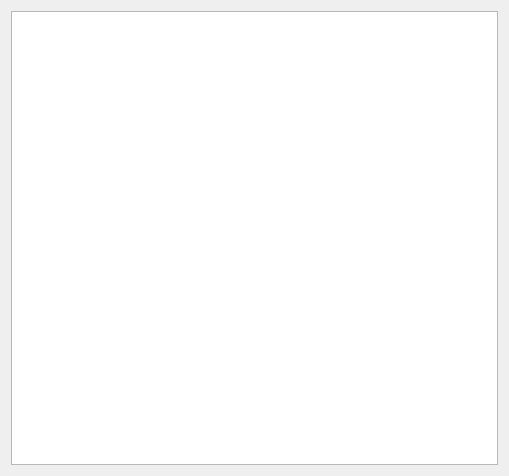
<?xml version="1.0" encoding="UTF-8"?>
<ui version="4.0">
 <class>list_of_disbanded_departments</class>
 <widget class="QWidget" name="list_of_disbanded_departments">
  <property name="geometry">
   <rect>
    <x>0</x>
    <y>0</y>
    <width>509</width>
    <height>476</height>
   </rect>
  </property>
  <property name="windowTitle">
   <string>Form</string>
  </property>
  <layout class="QGridLayout" name="gridLayout">
   <item row="0" column="0">
    <widget class="QListView" name="listView">
     <property name="font">
      <font>
       <family>Times New Roman</family>
       <pointsize>14</pointsize>
      </font>
     </property>
    </widget>
   </item>
  </layout>
 </widget>
 <resources/>
 <connections/>
</ui>
